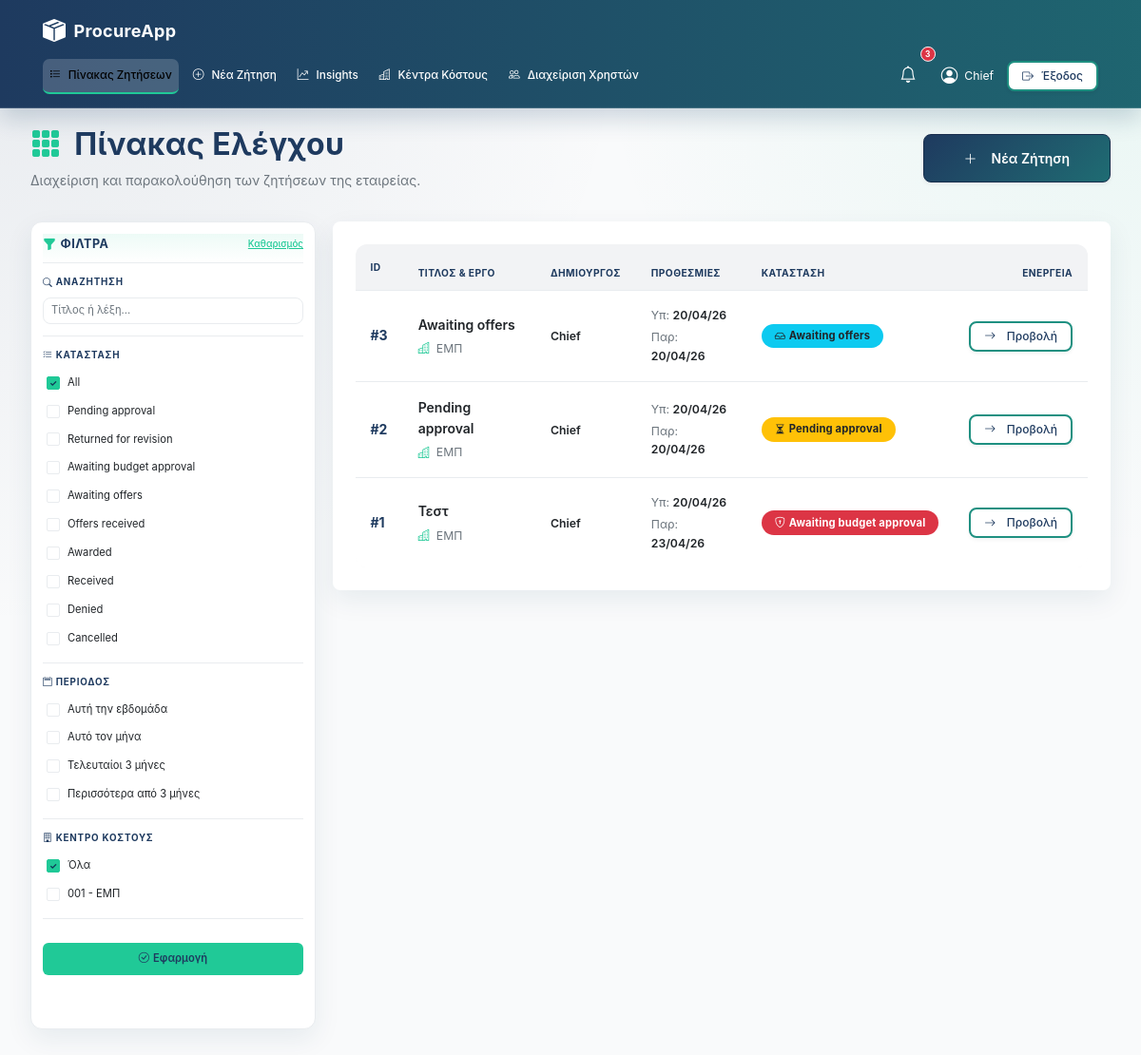
Before: /company/ (signed in) with the older database file.
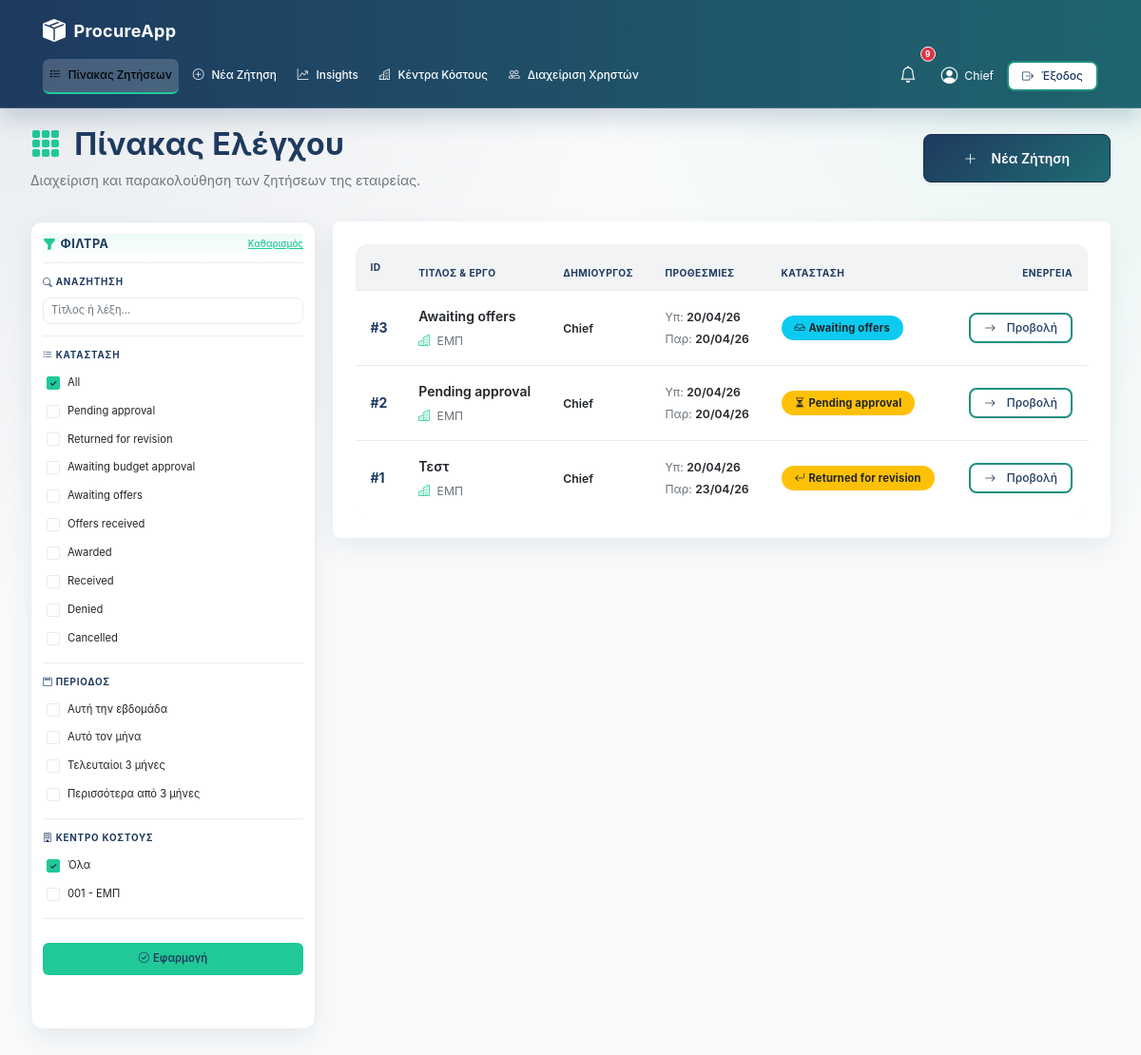
After: the same page with the newer database file.
### models.py (models this page shows)
class RequestRFQ(db.Model):
    __tablename__ = "requests"
    id = db.Column(db.Integer, primary_key=True)
    title = db.Column(db.String(200), nullable=False)
    description = db.Column(db.Text, nullable=True)
    documents = db.Column(db.String(255), nullable=True)
    created_by = db.Column(db.String(100), nullable=False)
    created_at = db.Column(db.DateTime, default=datetime.utcnow)
    delivery_location = db.Column(db.String(255), nullable=True)
    receiving_manager = db.Column(db.String(120), nullable=True)
    phone = db.Column(db.String(50), nullable=True)
    submit_deadline = db.Column(db.DateTime, nullable=False)
    delivery_deadline = db.Column(db.DateTime, nullable=False)
    status = db.Column(db.String(20), default=RFQStatus.PENDING)
    status_changed_at = db.Column(db.DateTime, default=datetime.utcnow)
    approved_by = db.Column(db.String(100), nullable=True)
    approved_at = db.Column(db.DateTime, nullable=True)
    denial_reason = db.Column(db.Text, nullable=True)
    winning_bid_id = db.Column(db.Integer, db.ForeignKey('bids.id'), nullable=True)
    cost_center_id = db.Column(db.Integer, db.ForeignKey('cost_centers.id'), nullable=True)
    estimated_budget = db.Column(db.Numeric(12, 2), nullable=True)
    priority = db.Column(db.String(20), default='normal', nullable=False)
    category = db.Column(db.String(50), nullable=True)
    award_date = db.Column(db.DateTime, nullable=True)
    cost_center = db.relationship('CostCenter', backref='rfqs')
    items = db.relationship('RequestItem', backref='rfq', lazy=True, cascade="all, delete-orphan")
    bids = db.relationship('Bid', backref='rfq', lazy=True, foreign_keys="[Bid.request_id]", cascade="all, delete-orphan")
    allowed_suppliers = db.relationship('AllowedSupplier', backref='rfq', lazy=True, cascade="all, delete-orphan")

class CostCenter(db.Model):
    __tablename__ = "cost_centers"
    id = db.Column(db.Integer, primary_key=True)
    code = db.Column(db.String(50), unique=True, nullable=False)
    name = db.Column(db.String(200), nullable=False)
    is_active = db.Column(db.Boolean, default=True, nullable=False)
    address = db.Column(db.String(250), nullable=True)
    project_manager = db.Column(db.String(120), nullable=True)
    receiving_manager = db.Column(db.String(120), nullable=True)
    phone = db.Column(db.String(50), nullable=True)

### app/routes/company.py (the view, shortened to what this page needs)
@company_bp.route("/")
@require_roles("company", "chief")
def dashboard():
    from flask import current_app
    page = request.args.get('page', 1, type=int)
    per_page = 10
    q = (request.args.get("q") or "").strip()
    phase_filters = [v for v in _parse_multi_values(request.args, 'phase') if v in {'awaiting_approval', 'returned_for_revision', 'awaiting_offers', 'offers_received', 'pending_final_approval', 'awarded', 'received', 'denied', 'cancelled'}]
    cost_center_filters = [v for v in _parse_multi_values(request.args, 'cost_center') if v.isdigit()]
    period_filters = [v for v in _parse_multi_values(request.args, 'period') if v in {'week', 'month', 'quarter', 'older'}]
    phase_query = ','.join(phase_filters)
    period_query = ','.join(period_filters)
    cost_center_ids = [int(v) for v in cost_center_filters]
    cost_center_query = ','.join(cost_center_filters)
    from app.auth import phase_info
    qry = RequestRFQ.query
    if q:
        like = f"%{q}%"
        qry = qry.filter(or_(
            RequestRFQ.title.ilike(like),
            RequestRFQ.description.ilike(like)
        ))
    if cost_center_ids:
        qry = qry.filter(RequestRFQ.cost_center_id.in_(cost_center_ids))
    all_rfqs = qry.order_by(RequestRFQ.id.desc()).all()
    phase_map = {r.id: phase_info(r) for r in all_rfqs}
    editable_ids = {r.id for r in all_rfqs if is_editable_by_current_user(r)}
    filtered_rfqs = all_rfqs
    if phase_filters:
        filtered_rfqs = [r for r in all_rfqs if phase_map[r.id]["key"] in phase_filters]
    total_items = len(filtered_rfqs)
    total_pages = (total_items + per_page - 1) // per_page
    start_idx = (page - 1) * per_page
    paginated_rfqs = filtered_rfqs[start_idx : start_idx + per_page]
    cost_centers = CostCenter.query.filter_by(is_active=True).order_by(CostCenter.name.asc()).all()
    return render_template("company_dash.html",
                         rfqs=paginated_rfqs,
                         editable_ids=editable_ids,
                         phase_filters=phase_filters,
                         phase_query=phase_query,
                         q=q,
                         cost_centers=cost_centers,
                         cost_center_filters=cost_center_filters,
                         cost_center_ids=cost_center_ids,
                         cost_center_query=cost_center_query,
                         period_filters=period_filters,
                         period_query=period_query,
                         phase_map=phase_map,
                         page=page,
                         total_pages=total_pages)

### app/auth.py (called while the page is built)
def require_roles(*roles):
    def wrap(fn):
        @wraps(fn)
        def inner(*args, **kwargs):
            if session.get("role") not in roles:
                flash("Δεν έχεις δικαίωμα πρόσβασης.", "danger")
                return redirect(url_for("auth.login"))
            return fn(*args, **kwargs)
        return inner
    return wrap

def is_editable_by_current_user(rfq) -> bool:
    if session.get("name") != rfq.created_by:
        return False
    return rfq.status in [RFQStatus.PENDING, RFQStatus.RETURNED_FOR_REVISION]

### app/routes/company.py (called while the page is built, shortened)
def _parse_multi_values(args, key):
    values = []
    return values

### templates/company_dash.html (shortened to what the changed rows need)
{% extends "base.html" %}
{% block content %}
<div class="d-flex justify-content-between align-items-center mb-8">
    <div>
        <h1 class="mb-2" style="color: var(--color-navy);">
            <i class="bi bi-grid-3x3-gap-fill me-3" style="color: var(--color-teal);"></i>Πίνακας Ελέγχου
        </h1>
    </div>
</div>
<div class="row g-4 mb-8 company-dashboard-layout dashboard-split-layout">
    <div class="col-12 col-lg-9 company-dashboard-results dashboard-results-col">
        <div class="card shadow-md overflow-hidden mb-8" style="border: none; border-radius: var(--radius-lg);">
            <div class="table-responsive">
                <table class="table" style="margin-bottom: 0;">
                    <thead>
                        <tr>
                            <th style="padding: var(--space-4);">ID</th>
                            <th>Τίτλος & Έργο</th>
                            <th>Δημιουργός</th>
                            <th>Προθεσμίες</th>
                            <th>Κατάσταση</th>
                            <th style="text-align: right; padding-right: var(--space-4);">Ενέργεια</th>
                        </tr>
                    </thead>
                    <tbody>
                        {% for r in rfqs %}
                        {% set info = phase_map[r.id] %}
                        <tr {% if r.status == 'cancelled' %}style="opacity: 0.6; background-color: var(--color-gray-50);"{% endif %}>
                            <td style="padding: var(--space-4);">
                                <span class="fw-bold" style="color: var(--color-navy);">#{{ r.id }}</span>
                            </td>
                            <td style="padding: var(--space-4);">
                                <div class="fw-semibold" style="color: var(--color-text-primary);">{{ r.title }}</div>
                                <div class="small" style="color: var(--color-text-secondary); margin-top: var(--space-1);">
                                    <i class="bi bi-buildings me-1" style="color: var(--color-teal);"></i> {{ r.cost_center.name if r.cost_center else 'Χωρίς Έργο' }}
                                </div>
                            </td>
                            <td style="padding: var(--space-4);">
                                <span class="small fw-semibold">{{ r.created_by }}</span>
                            </td>
                            <td style="padding: var(--space-4);">
                                <div class="small mb-1">
                                    <span style="color: var(--color-text-secondary);">Υπ:</span>
                                    <span class="fw-semibold">{{ r.submit_deadline.strftime('%d/%m/%y') if r.submit_deadline else '-' }}</span>
                                </div>
                                <div class="small">
                                    <span style="color: var(--color-text-secondary);">Παρ:</span>
                                    <span class="fw-semibold">{{ r.delivery_deadline.strftime('%d/%m/%y') if r.delivery_deadline else '-' }}</span>
                                </div>
                            </td>
                            <td style="padding: var(--space-4);">
                                <span class="{{ info.badge }} px-3 py-2 rounded-pill fw-bold" style="font-size: 0.8rem;">
                                    <i class="bi {{ info.icon }} me-1"></i> {{ info.label }}
                                </span>
                            </td>
                            <td style="text-align: right; padding-right: var(--space-4);">
                                <a href="{{ url_for('company.request_detail', req_id=r.id) }}" class="btn btn-secondary btn-sm px-3">
                                    <i class="bi bi-arrow-right me-1"></i> Προβολή
                                </a>
                            </td>
                        </tr>
                        {% endfor %}
                    </tbody>
                </table>
            </div>
        </div>
    </div>
</div>
{% endblock %}

Changed rows visible on the page:
changed RequestRFQ "Τεστ": label "Awaiting budget approval" → "Returned for revision"
Other visible differences:
{{ unread_notifs|length }}: "3" → "9"
